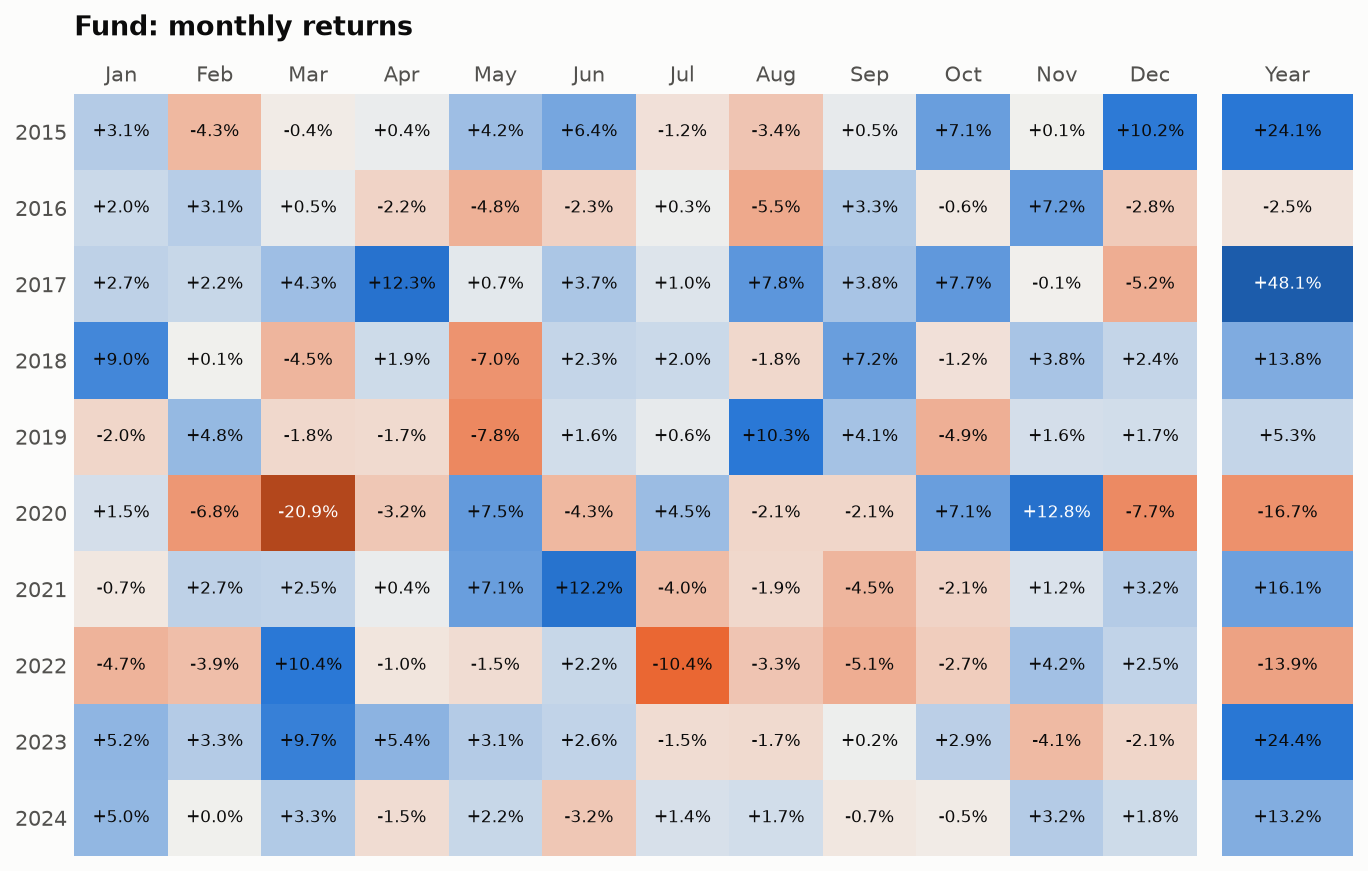

Here is the Python script that generated this plot:
"""
Monthly Returns Heatmap (Calendar Table)  -  family: Finance & investment

DESIGN PURPOSE
A year × month grid in which every cell is one month's return, colored on a
diverging scale centered at zero, with the full-year return in a separate
column. It is the standard compact view in fund factsheets: you can read exact
numbers and also spot streaks, seasonality and bad years at a glance.

WHEN TO USE
  - Summarise a multi-year monthly track record on one page
  - Look for streaks of losses, seasonality or a change in behavior after a
    given date
  - Give readers exact monthly figures alongside the pattern

AVOID WHEN
  - Fewer than about two years of history (use a bar chart of monthly returns)
  - Comparing two funds (use annual returns bars or a difference heatmap)

ALTERNATIVES
  - Annual returns bar chart
  - Column chart of monthly returns
  - Distribution of monthly returns (histogram)

EXAMPLE
Simulated monthly returns for a fund, 2015–2024 (compounded from daily
returns). Not investment advice.

NOTE: Educational examples with simulated or historical data. Not investment
advice; past performance does not predict future returns.

Run:  python monthly_returns_heatmap.py
      python monthly_returns_heatmap.py --real-data   (real dataset: plotly.express.data.stocks() — MSFT weekly prices resampled to month-end, 2018–2019)
"""
import sys
from pathlib import Path

import numpy as np
import pandas as pd
import matplotlib.pyplot as plt

# Library style: categorical colors in fixed order, recessive axes, hairline grid.
PALETTE = ["#2a78d6", "#eb6834", "#1baf7a", "#eda100",
           "#e87ba4", "#008300", "#6250d6", "#e34948"]
SEQ_CMAP = "Blues"      # sequential: one hue, light -> dark
DIV_CMAP = "RdBu_r"     # diverging: two opposite hues, neutral midpoint
GRAY = "#b8b7b1"        # de-emphasised marks
plt.rcParams.update({
    "figure.figsize": (8, 4.8), "figure.dpi": 110, "figure.facecolor": "#fcfcfb",
    "axes.facecolor": "#fcfcfb", "axes.edgecolor": "#c9c8c3", "axes.linewidth": 0.8,
    "axes.spines.top": False, "axes.spines.right": False,
    "axes.grid": True, "grid.color": "#e6e5e1", "grid.linewidth": 0.6, "axes.axisbelow": True,
    "axes.prop_cycle": plt.cycler(color=PALETTE),
    "axes.titlesize": 13, "axes.titleweight": "bold", "axes.titlelocation": "left",
    "axes.labelcolor": "#52514e", "xtick.color": "#52514e", "ytick.color": "#52514e",
    "text.color": "#0b0b0b", "font.size": 10, "lines.linewidth": 2,
    "legend.frameon": False,
})

from matplotlib.colors import LinearSegmentedColormap, TwoSlopeNorm

# --- Example data ------------------------------------------------------------
rng = np.random.default_rng(21)
dates = pd.bdate_range("2015-01-01", "2024-12-31")
n = len(dates)
r = 0.00045 + rng.standard_t(4, n) * 0.0095 / np.sqrt(2)
r[(dates >= "2020-02-20") & (dates <= "2020-03-23")] -= 0.012
r[(dates >= "2022-01-01") & (dates <= "2022-10-15")] -= 0.0011
daily = pd.Series(r, index=dates)
monthly = (1 + daily).resample("ME").prod() - 1   # simple monthly returns
name = "Fund"
monthly.tail()

REAL_DATA = "--real-data" in sys.argv
if REAL_DATA:  # plotly.express.data.stocks() — MSFT weekly prices resampled to month-end, 2018–2019
    import plotly.express as px
    stocks = px.data.stocks().set_index("date")
    px_m = pd.Series(stocks["MSFT"].values, index=pd.to_datetime(stocks.index)).resample("ME").last()
    monthly = px_m.pct_change().dropna()
    name = "MSFT"
    monthly.tail()

# --- Plot --------------------------------------------------------------------
table = pd.DataFrame({"year": monthly.index.year, "month": monthly.index.month, "r": monthly.values})
grid = table.pivot(index="year", columns="month", values="r").reindex(columns=range(1, 13))
annual = table.groupby("year")["r"].apply(lambda x: (1 + x).prod() - 1)

cmap = LinearSegmentedColormap.from_list("loss_gain", ["#b3471c", "#eb6834", "#f2f1ee", "#2a78d6", "#1c5cab"])
lim = np.nanmax(np.abs(grid.values))
fig, (ax, axy) = plt.subplots(1, 2, figsize=(11, 0.5 * len(grid) + 1.6), sharey=True,
                              gridspec_kw={"width_ratios": [12, 1.4], "wspace": 0.04})
ax.imshow(grid.values, cmap=cmap, norm=TwoSlopeNorm(0, -lim, lim), aspect="auto")
alim = np.abs(annual.values).max()
axy.imshow(annual.values[:, None], cmap=cmap, norm=TwoSlopeNorm(0, -alim, alim), aspect="auto")

def label(axis, values, scale):
    for (i, j), v in np.ndenumerate(values):
        if not np.isnan(v):
            axis.text(j, i, f"{v:+.1%}", ha="center", va="center", fontsize=8,
                      color="white" if abs(v) > 0.6 * scale else "#0b0b0b")

label(ax, grid.values, lim)
label(axy, annual.values[:, None], alim)
ax.set_xticks(range(12), ["Jan", "Feb", "Mar", "Apr", "May", "Jun", "Jul", "Aug", "Sep", "Oct", "Nov", "Dec"])
ax.set_yticks(range(len(grid)), grid.index)
axy.set_xticks([0], ["Year"])
for a in (ax, axy):
    a.grid(False)
    a.tick_params(length=0)
    for s in a.spines.values():
        s.set_visible(False)
    a.xaxis.tick_top()
ax.set_title(f"{name}: monthly returns", pad=28)
fig.tight_layout()

# --- Save / show -------------------------------------------------------------
out = Path(__file__).with_name(Path(__file__).stem + ("_real" if REAL_DATA else "") + ".png")
fig.savefig(out, dpi=150, bbox_inches="tight")
print(f"saved {out}")
if "--no-show" not in sys.argv:
    plt.show()
